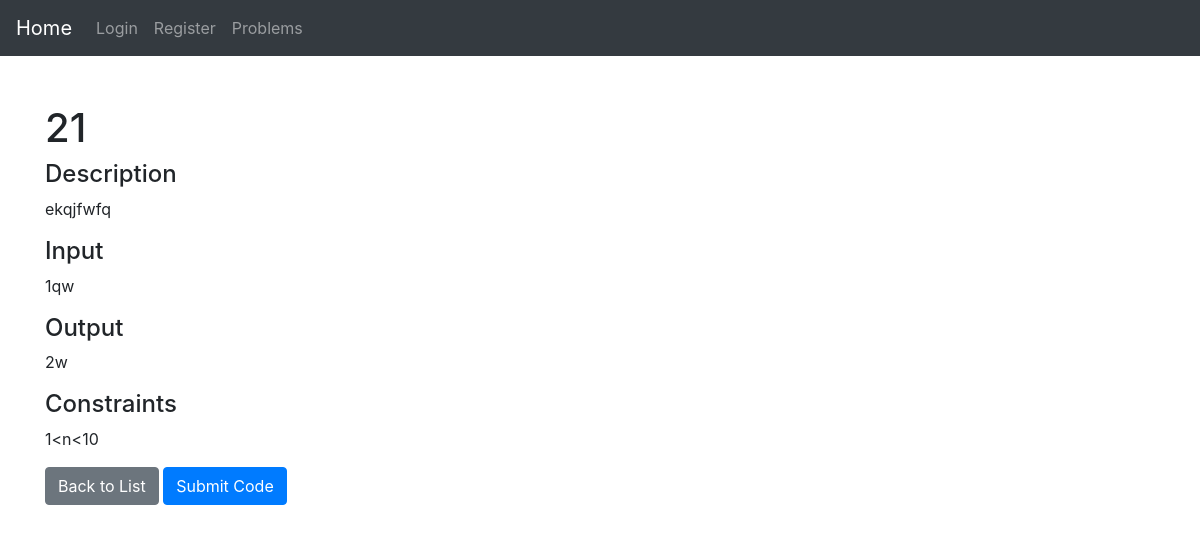
Page /problems/3/ on the committed database.
### problems/models.py (models this page shows, shortened)
class Problem(models.Model):
    title = models.CharField(max_length=200)
    description = models.TextField()
    input = models.TextField()
    output = models.TextField()
    constraints = models.TextField()

### problems/views.py (the view)
# urls.py: path('<int:problem_id>/', views.problem_detail, name='problem_detail'),
def problem_detail(request, problem_id):
    problem = get_object_or_404(Problem, id=problem_id)
    test_cases = problem.test_cases.all()
    return render(request, 'problem_detail.html', {'problem': problem, 'test_cases': test_cases})

### problems/templates/problem_detail.html (shortened to what this page needs)
<!DOCTYPE html>
<html lang="en">
<head>
    <link href="https://maxcdn.bootstrapcdn.com/bootstrap/4.5.2/css/bootstrap.min.css" rel="stylesheet" />
</head>
<body>
    <nav class="navbar navbar-expand-lg navbar-dark bg-dark">
        <a class="navbar-brand" href="{% url 'home' %}">Home</a>
        <div class="collapse navbar-collapse">
            <ul class="navbar-nav mr-auto">
                {% if user.is_authenticated %}
                    <li class="nav-item">
                        <a class="nav-link" href="{% url 'logout' %}">Logout</a>
                    </li>
                {% else %}
                    <li class="nav-item">
                        <a class="nav-link" href="{% url 'login' %}">Login</a>
                    </li>
                    <li class="nav-item">
                        <a class="nav-link" href="{% url 'register' %}">Register</a>
                    </li>
                {% endif %}
                <li class="nav-item">
                    <a class="nav-link" href="{% url 'problem_list' %}">Problems</a>
                </li>
            </ul>
        </div>
    </nav>
</body>
</html>
<head>
    <link href="https://maxcdn.bootstrapcdn.com/bootstrap/4.5.2/css/bootstrap.min.css" rel="stylesheet" />
</head>
<body>
    <div class="container mt-5">
        <h1>{{ problem.title }}</h1>
        <h4>Description</h4>
        <p>{{ problem.description }}</p>
        <h4>Input</h4>
        <p>{{ problem.input }}</p>
        <h4>Output</h4>
        <p>{{ problem.output }}</p>
        <h4>Constraints</h4>
        <p>{{ problem.constraints }}</p>
        <a href="{% url 'problem_list' %}" class="btn btn-secondary">Back to List</a>
        <a href="{% url 'submit_code' problem.id %}" class="btn btn-primary">Submit Code</a>
    </div>
</body>
</html>

### rows in the picture
Problem: title "21", description "ekqjfwfq", input "1qw", output "2w", constraints "1<n<10"
